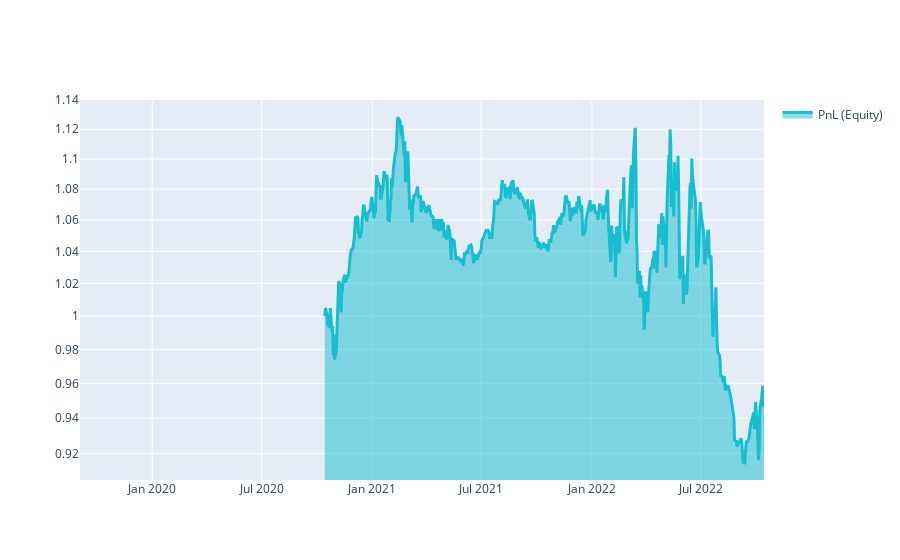

The notebook cell saved with this chart:
### Markdown cell above
# Q18 Quick Start

This template shows you the basic steps for taking part to the **Q18 NASDAQ-100 Stock Long-Short contest**.

### Code cell
import xarray as xr

import qnt.ta as qnta
import qnt.data as qndata
import qnt.output as qnout
import qnt.stats as qns

data = qndata.stocks.load_ndx_data(min_date="2019-09-01")

close     = data.sel(field="close")
is_liquid = data.sel(field="is_liquid")
sma_slow  = qnta.sma(close, 101)
sma_fast  = qnta.sma(close, 12)
weights   = xr.where(sma_slow < sma_fast, 1, -1)
weights   = weights * is_liquid

weights = qnout.clean(weights, data, "stocks_nasdaq100")

# calc stats
stats = qns.calc_stat(data, weights.sel(time=slice("2020-10-14", None)))
display(stats.to_pandas().tail())

# graph
performance = stats.to_pandas()["equity"]
import qnt.graph as qngraph

qngraph.make_plot_filled(performance.index, performance, name="PnL (Equity)", type="log")

### Figure 1 — Plotly figure (JSON) as saved in the notebook; plotly's stock layout.template omitted (floating-point values rounded to 4 significant figures; data arrays with more than 128 entries replaced by an {"elided": "..."} marker saying what was removed)
{"data": [{"fill": "tonexty", "line": {"color": "#17BECF", "width": 3}, "name": "PnL (Equity)", "type": "scatter", "x": {"elided": "787 str values"}, "y": {"elided": "787 float values"}}], "layout": {"autosize": true, "showlegend": true, "xaxis": {"autorange": true, "range": ["2019-09-03", "2022-10-14"], "type": "date"}, "yaxis": {"range": [-0.04321, 0.05692], "type": "log"}}}
